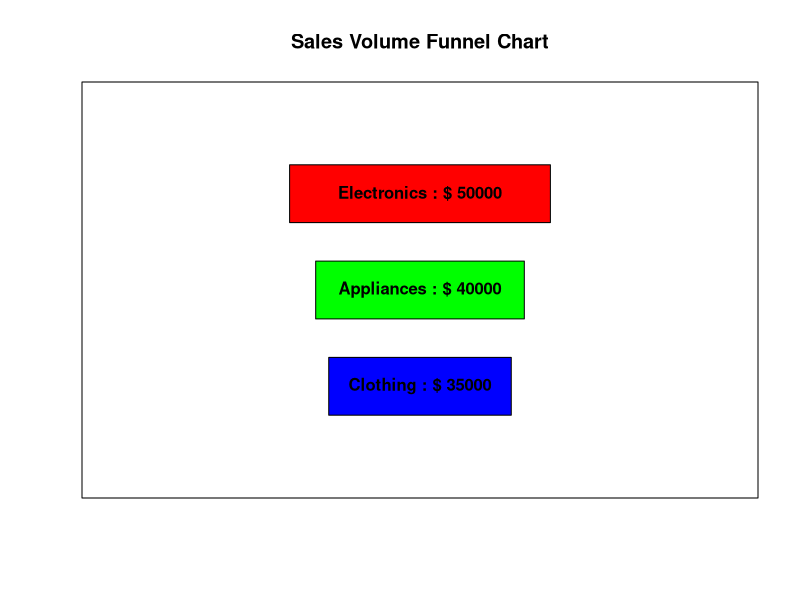
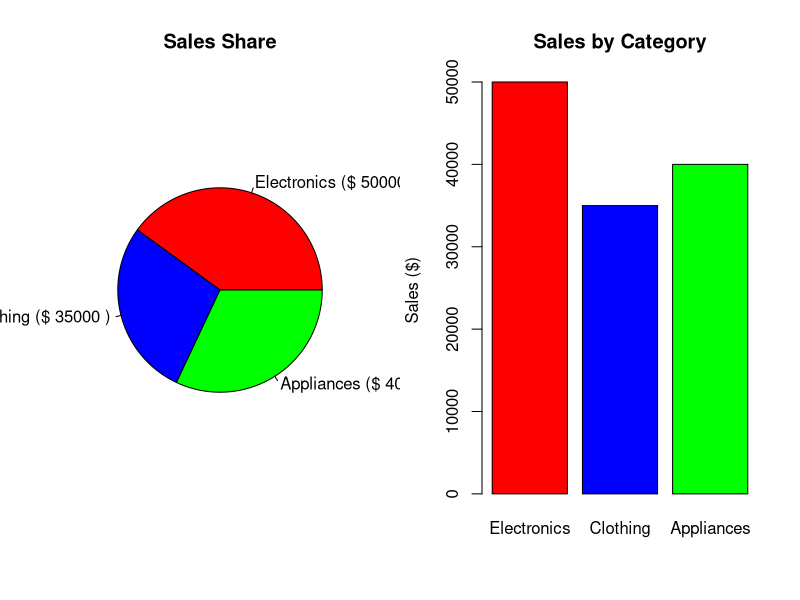
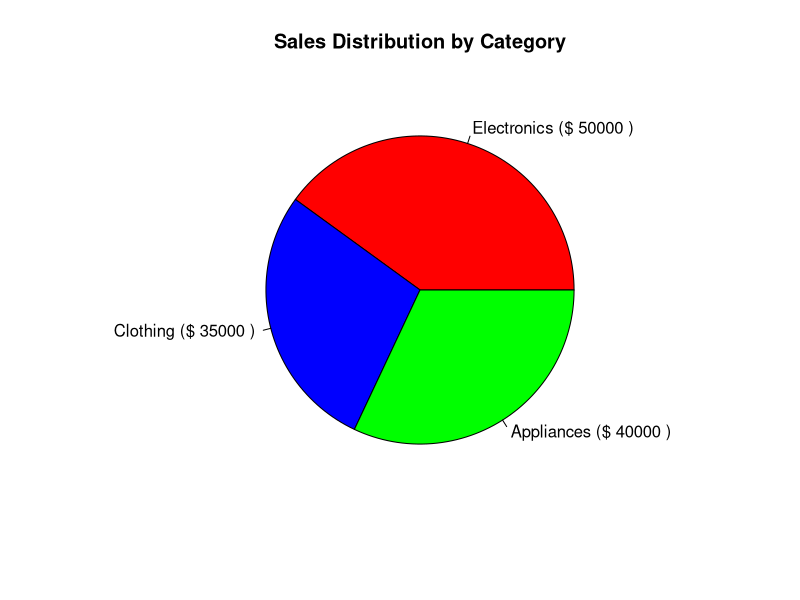

These charts were generated, in order, by the following R code:
# Experiment 10: Product Category Analysis
# Course: Data Handling and Visualization

# Dataset
df10 <- data.frame(
  Category = c("Electronics", "Clothing", "Appliances"),
  Sales = c(50000, 35000, 40000)
)

cat("--- Experiment 10: Product Category Analysis ---\n")
print(df10)

# Q1: Generate a funnel chart to analyze the sales conversion process for each category.
png("outputs/exp10_q1_funnel_chart.png", width=800, height=600)
sorted_df10 <- df10[order(-df10$Sales), ]
plot(1, type="n", xlim=c(-60000, 60000), ylim=c(0, 4), xaxt="n", yaxt="n", xlab="", ylab="", main="Sales Volume Funnel Chart")
for (i in 1:nrow(sorted_df10)) {
  w <- sorted_df10$Sales[i]
  rect(-w/2, 4-i-0.3, w/2, 4-i+0.3, col=rainbow(3)[i])
  text(0, 4-i, labels=paste(sorted_df10$Category[i], ": $", w), col="black", font=2)
}
dev.off()

# Q2: Build a table to display the sales data for each product category.
# (Printed to console above)

# Q3: Develop a Tableau dashboard simulation combining charts.
png("outputs/exp10_q3_dashboard_simulation.png", width=1200, height=600)
par(mfrow=c(1,2))
pie(df10$Sales, labels=paste(df10$Category, "($", df10$Sales, ")"), col=c("red", "blue", "green"), main="Sales Share")
barplot(df10$Sales, names.arg=df10$Category, col=c("red", "blue", "green"), main="Sales by Category", ylab="Sales ($)")
dev.off()

# Q4: Create a pie chart to represent the distribution of sales across product categories.
png("outputs/exp10_q4_pie_chart.png", width=800, height=600)
pie(df10$Sales, labels=paste(df10$Category, "($", df10$Sales, ")"), 
    col=c("red", "blue", "green"), main="Sales Distribution by Category")
dev.off()
cat("Experiment 10 successfully completed. Plots saved to outputs/.\n\n")
